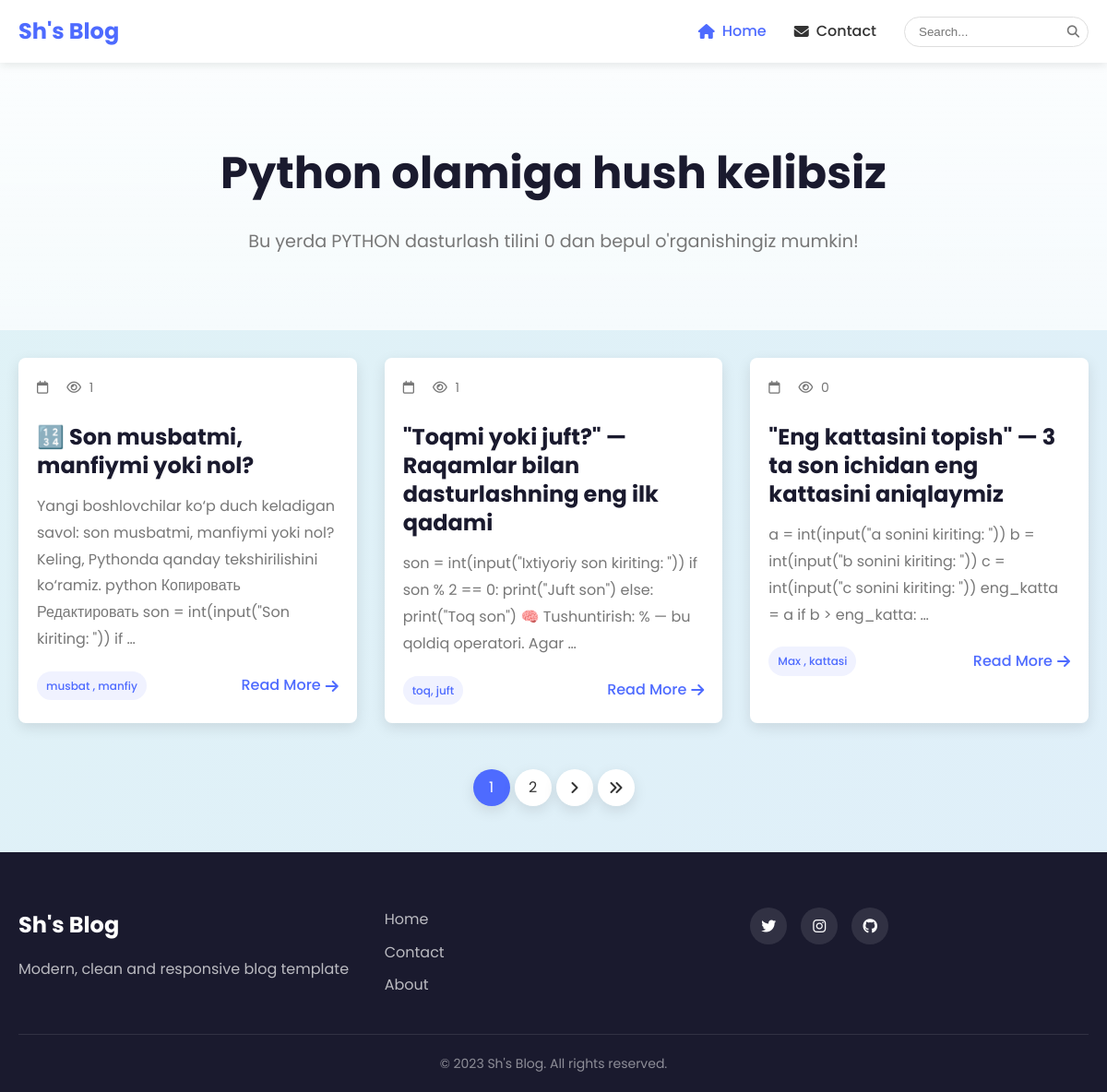
The app's page /masalalar/posts/ with its own data.
### article/models.py (models this page shows, shortened)
class Post(models.Model):
    title = models.CharField(verbose_name="Post title", max_length=255)
    body = models.TextField(verbose_name="Post body")
    author = models.CharField(verbose_name="Post author", default="Admin", max_length=100)
    category = models.ForeignKey(Category, on_delete=models.PROTECT, related_name='posts')
    tag = models.ManyToManyField(Tag)
    views = models.PositiveIntegerField(default=0)
    publish_date = models.DateTimeField(verbose_name="Published time", auto_now_add=True)
    published = models.BooleanField(default=True)
    on_top = models.BooleanField(default=False)

class Tag(models.Model):
    name = models.CharField(verbose_name="Tag name", max_length=250)
    slug = models.SlugField(max_length=250, unique=True)

### article/views.py (the view)
# urls.py: path("<category_slug>/posts/", category_list, name='category_list'),
def category_list(request, category_slug):
    category = Category.objects.get(slug=category_slug)
    posts = Post.objects.filter(category=category)
    last_comments = Comment.objects.all().order_by("-id")[:10]
    paginator = Paginator(posts, 3)
    page_number = request.GET.get("page")
    page_obj = paginator.get_page(page_number)
    return render(request, "index.html", context={"page_obj": page_obj, "last_comments": last_comments})

### templates/index.html (shortened to what this page needs)
<!DOCTYPE html>
<html lang="en">
<head>
  {% load static %}
    <link rel="stylesheet" href="https://cdnjs.cloudflare.com/ajax/libs/font-awesome/6.4.0/css/all.min.css">
    <link rel="stylesheet" href="https://cdnjs.cloudflare.com/ajax/libs/animate.css/4.1.1/animate.min.css">
    <link rel="stylesheet" href="{% static 'css/modern-style.css' %}">
</head>
<body>
    <nav class="floating-nav">
        <div class="container">
            <a href="/" class="brand">Sh's Blog</a>
            <div class="nav-links">
                <a href="{% url 'blog:home' %}" class="active"><i class="fas fa-home"></i> Home</a>
                <a href="{% url 'blog:contact' %}"><i class="fas fa-envelope"></i> Contact</a>
                <div class="search-box">
                    <form action="{% url 'blog:search' %}" method="get">
                        <input type="text" name="q" placeholder="Search..." value="{{ query }}">
                        <button type="submit"><i class="fas fa-search"></i></button>
                    </form>
                </div>
            </div>
        </div>
    </nav>
    <header class="hero">
        <div class="container">
            <h1 class="animate__animated animate__fadeInDown">Python olamiga hush kelibsiz</h1>
            <p class="animate__animated animate__fadeInUp">Bu yerda PYTHON dasturlash tilini 0 dan bepul o'rganishingiz mumkin! </p>
        </div>
    </header>
    <main class="container">
        <div class="posts-grid">
            {% for post in page_obj %}
            <article class="post-card animate__animated animate__fadeIn" data-delay="{{ forloop.counter0|divisibleby:2|yesno:'100,200' }}">
                <div class="post-content">
                    <div class="post-meta">
                        <span class="date"><i class="far fa-calendar"></i> {{ post.created_at|date:"M d, Y" }}</span>
                        <span class="views"><i class="far fa-eye"></i> {{ post.views }}</span>
                    </div>
                    <h3><a href="{% url 'blog:detail' post.id %}">{{ post.title }}</a></h3>
                    <p>{{ post.body|truncatewords:25 }}</p>
                    <div class="post-footer">
                        <div class="tags">
                            {% for tag in post.tag.all %}
                            <span class="tag">{{ tag.name }}</span>
                            {% endfor %}
                        </div>
                        <a href="{% url 'blog:detail' post.id %}" class="read-more">Read More <i class="fas fa-arrow-right"></i></a>
                    </div>
                </div>
            </article>
            {% empty %}
            <div class="no-posts animate__animated animate__fadeIn">
                <i class="far fa-newspaper"></i>
                <h3>No posts found!</h3>
            </div>
            {% endfor %}
        </div>
        {% if page_obj.paginator.num_pages > 1 %}
        <div class="pagination animate__animated animate__fadeIn">
            {% for num in page_obj.paginator.page_range %}
            <a href="?page={{ num }}" class="page-item {% if num == page_obj.number %}active{% endif %}">{{ num }}</a>
            {% endfor %}
            {% if page_obj.has_next %}
            <a href="?page={{ page_obj.next_page_number }}" class="page-item"><i class="fas fa-angle-right"></i></a>
            <a href="?page={{ page_obj.paginator.num_pages }}" class="page-item"><i class="fas fa-angle-double-right"></i></a>
            {% endif %}
        </div>
        {% endif %}
    </main>
    <footer class="modern-footer">
        <div class="container">
            <div class="footer-content">
                <div class="footer-brand">
                    <h3>Sh's Blog</h3>
                    <p>Modern, clean and responsive blog template</p>
                </div>
                <div class="footer-links">
                    <a href="{% url 'blog:home' %}">Home</a>
                    <a href="{% url 'blog:contact' %}">Contact</a>
                    <a href="#">About</a>
                </div>
                <div class="social-links">
                    <a href="#"><i class="fab fa-twitter"></i></a>
                    <a href="#"><i class="fab fa-instagram"></i></a>
                    <a href="#"><i class="fab fa-github"></i></a>
                </div>
            </div>
            <div class="copyright">
                <p>&copy; 2023 Sh's Blog. All rights reserved.</p>
            </div>
        </div>
    </footer>
</body>
</html>

### records on screen
Post: views "1", title "🔢 Son musbatmi, manfiymi yoki nol?", body "Yangi boshlovchilar ko‘p duch keladigan savol: son musbatmi, manfiymi yoki nol? Keling, Pythonda qanday tekshirilishini ko‘ramiz. python Копировать Редактировать son = int(input(\"Son kiriting: \")) if …"
Tag: name "musbat , manfiy"
Post: views "1", title "\"Toqmi yoki juft?\" — Raqamlar bilan dasturlashning eng ilk qadami", body "son = int(input(\"Ixtiyoriy son kiriting: \")) if son % 2 == 0: print(\"Juft son\") else: print(\"Toq son\") 🧠 Tushuntirish: % — bu qoldiq operatori. Agar …"
Tag: name "toq, juft"
Post: views "0", title "\"Eng kattasini topish\" — 3 ta son ichidan eng kattasini aniqlaymiz", body "a = int(input(\"a sonini kiriting: \")) b = int(input(\"b sonini kiriting: \")) c = int(input(\"c sonini kiriting: \")) eng_katta = a if b > eng_katta: …"
Tag: name "Max , kattasi"

### other values on screen
{{ num }} "1" "2"
